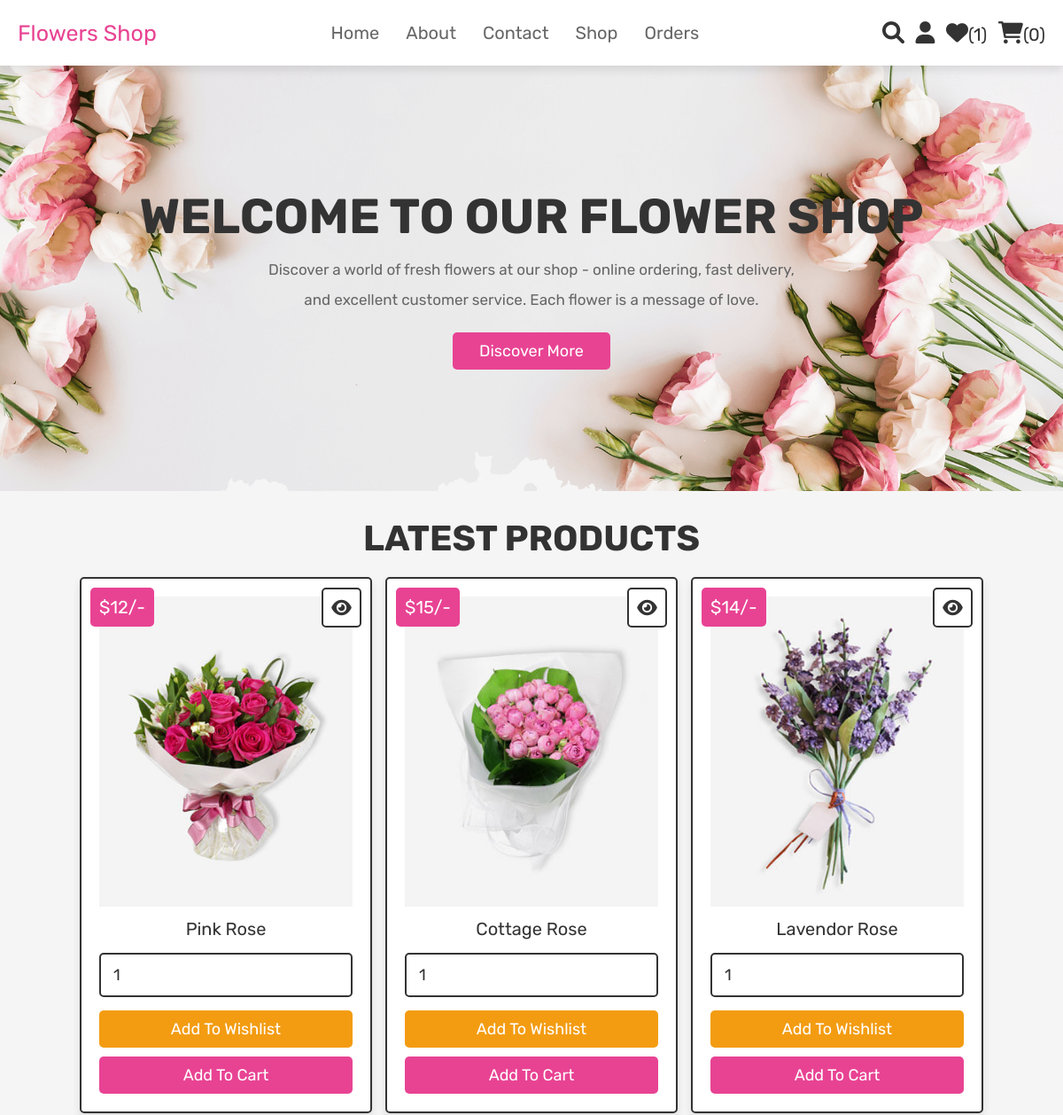
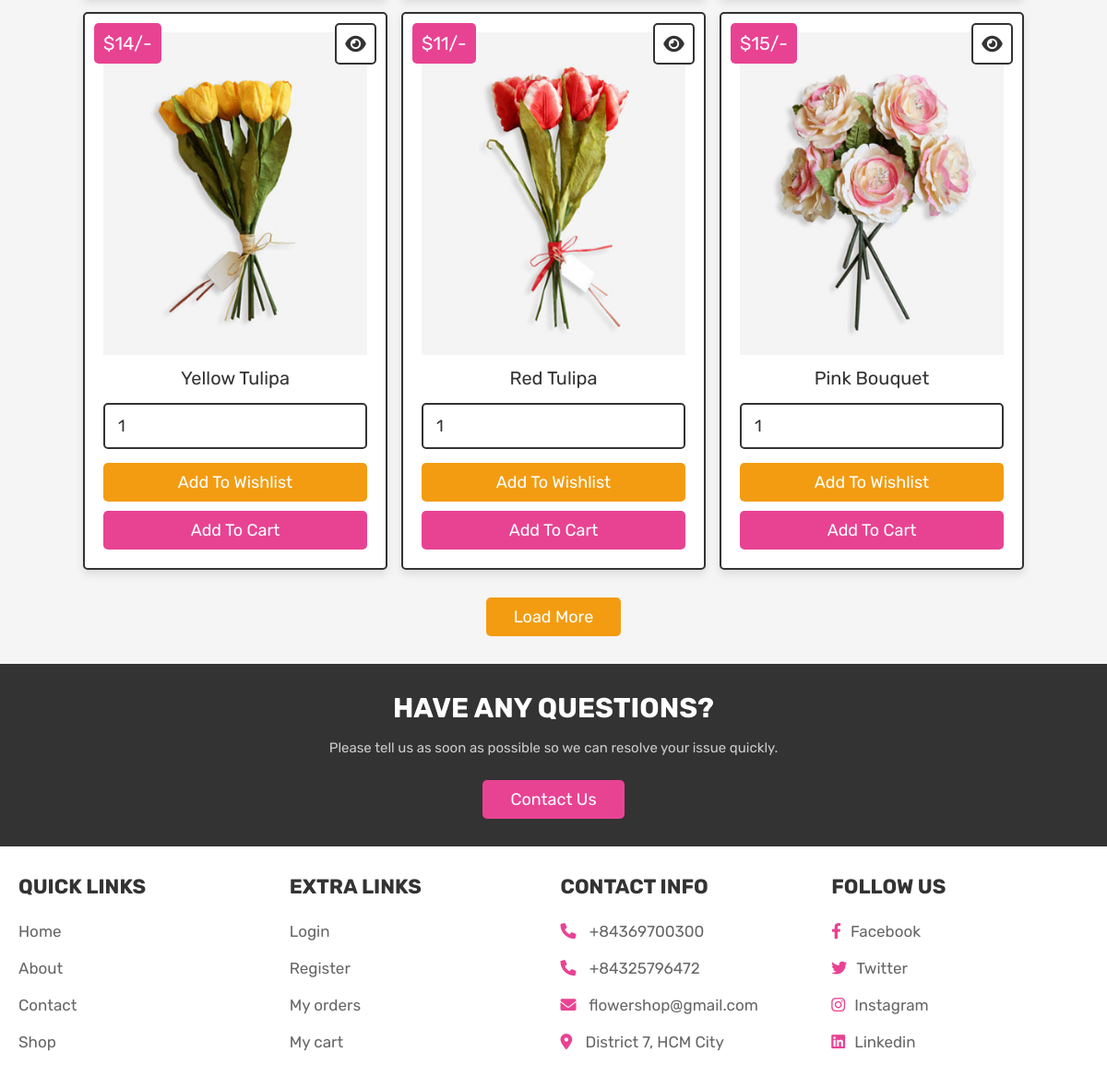
Page /home.php (signed in) on the committed database (2 pictures, top to bottom).
### tables this page shows
CREATE TABLE `products` (
  `id` int(100) NOT NULL,
  `name` varchar(100) NOT NULL,
  `details` varchar(500) NOT NULL,
  `price` int(100) NOT NULL,
  `image` varchar(100) NOT NULL
);

### home.php (the view, shortened to what this page needs)
<?php
@include 'config.php';
?>
<!DOCTYPE html>
<html lang="en">
<head>
   <link rel="stylesheet" href="https://cdnjs.cloudflare.com/ajax/libs/font-awesome/6.0.0/css/all.min.css">
   <link rel="stylesheet" href="css/style.css">
</head>
<body>
<?php @include 'header.php'; ?>
<section class="home">
   <div class="content">
      <h3>Welcome to our flower shop</h3>
      <p>Discover a world of fresh flowers at our shop - online ordering,
         fast delivery, and excellent customer service. Each flower is a message of love.</p>
      <a href="about.php" class="btn">discover more</a>
   </div>
</section>
<section class="products">
   <h1 class="title">latest products</h1>
   <div class="box-container">
      <?php
         $select_products = mysqli_query($conn, "SELECT * FROM `products` LIMIT 6") or die('query failed');
         if(mysqli_num_rows($select_products) > 0){
            while($fetch_products = mysqli_fetch_assoc($select_products)){
      ?>
      <form action="" method="POST" class="box">
         <a href="view_page.php?pid=<?php echo $fetch_products['id']; ?>" class="fas fa-eye"></a>
         <div class="price">$<?php echo $fetch_products['price']; ?>/-</div>
         <img src="uploaded_img/<?php echo $fetch_products['image']; ?>" alt="" class="image">
         <div class="name"><?php echo $fetch_products['name']; ?></div>
         <input type="number" name="product_quantity" value="1" min="1" class="qty">
         <input type="submit" value="add to wishlist" name="add_to_wishlist" class="option-btn">
         <input type="submit" value="add to cart" name="add_to_cart" class="btn">
      </form>
      <?php
         }
      }else{
         echo '<p class="empty">no products added yet!</p>';
      }
      ?>
   </div>
   <div class="more-btn">
      <a href="shop.php" class="option-btn">load more</a>
   </div>
</section>
<section class="home-contact">
   <div class="content">
      <h3>have any questions?</h3>
      <p>Please tell us as soon as possible so we can resolve your issue quickly.</p>
      <a href="contact.php" class="btn">contact us</a>
   </div>
</section>
<?php @include 'footer.php'; ?>
</body>
</html>

### css/style.css (style rules this page uses)
:root { --pink:#e84393; --red:#c0392b; --orange:#f39c12; --black:#333; --white:#fff; --light-color:#666; --light-white:#ccc; --light-bg:#f5f5f5; --border:.2rem solid var(--black); --box-shadow:0 .5rem 1rem rgba(0,0,0,.1); }
* { font-family: 'Rubik', sans-serif; margin:0; padding:0; box-sizing: border-box; outline: none; border:none; text-decoration: none; transition:all .2s linear; }
html { font-size: 62.5%; overflow-x: hidden; scroll-behavior: smooth; scroll-padding-top: 6.5rem; }
body { background: var(--light-bg); }
section { padding:3rem 2rem; }
.btn, .delete-btn, .option-btn { display: inline-block; border-radius: .5rem; margin-top: 1rem; font-size: 1.8rem; color:var(--white); cursor: pointer; padding:1rem 3rem; text-transform: capitalize; }
.btn { background-color: var(--pink); }
.option-btn { background-color: var(--orange); }
.more-btn { margin-top: 2rem; text-align: center; }
.title { text-align: center; margin-bottom: 2rem; color:var(--black); text-transform: uppercase; font-size: 4rem; }
.home { min-height: 60vh; background:url(../images/home-bg.png) no-repeat; background-size: cover; background-position: center; display: flex; align-items: center; justify-content: center; }
.home .content { text-align: center; }
.home .content h3 { text-transform: uppercase; color:var(--black); font-size: 5.5rem; }
.home .content p { max-width: 60rem; margin:1rem auto; line-height:2; font-size: 1.7rem; color:var(--light-color); }
.products .box-container { max-width: 1200px; margin:0 auto; display: grid; grid-template-columns: repeat(auto-fit, 33rem); gap:1.5rem; align-items: flex-start; justify-content: center; }
.products .box-container .box { background-color: var(--white); border:var(--border); box-shadow: var(--box-shadow); border-radius: .5rem; padding:2rem; text-align: center; position: relative; }
.products .box-container .box .image { height: 35rem; width: 100%; object-fit: cover; }
.products .box-container .box .fa-eye, .products .box-container .box .price { position: absolute; top:1rem; border-radius: .5rem; }
.products .box-container .box .price { font-size: 2rem; padding:1rem; background-color: var(--pink); color:var(--white); left:1rem; }
.products .box-container .box .fa-eye { right:1rem; height: 4.5rem; width: 4.5rem; line-height: 4.2rem; font-size: 2rem; background-color: var(--white); color:var(--black); border:var(--border); }
.products .box-container .box .name { margin:1rem; font-size: 2rem; color:var(--black); }
.products .box-container .box .qty { width: 100%; padding:1.2rem 1.4rem; font-size: 1.8rem; color:var(--black); border:var(--border); border-radius: .5rem; margin:.5rem 0; }
.products .box-container .box .btn, .products .box-container .box .option-btn { width: 100%; }
.home-contact { background-color: var(--black); text-align: center; }
.home-contact .content { max-width: 50rem; margin:0 auto; }
.home-contact .content h3 { text-transform: uppercase; color:var(--white); font-size: 3rem; }
.home-contact .content p { line-height: 2; font-size: 1.5rem; color:var(--light-white); padding:1rem 0; }

### rows in the picture
products: price "12", image (picture), name "Pink Rose"
products: price "15", image (picture), name "Cottage Rose"
products: price "14", image (picture), name "Lavendor Rose"
products: price "14", image (picture), name "Yellow Tulipa"
products: price "11", image (picture), name "Red Tulipa"
products: price "15", image (picture), name "Pink Bouquet"

### other values in the picture
$wishlist_num_rows "1"
$cart_num_rows "0"
